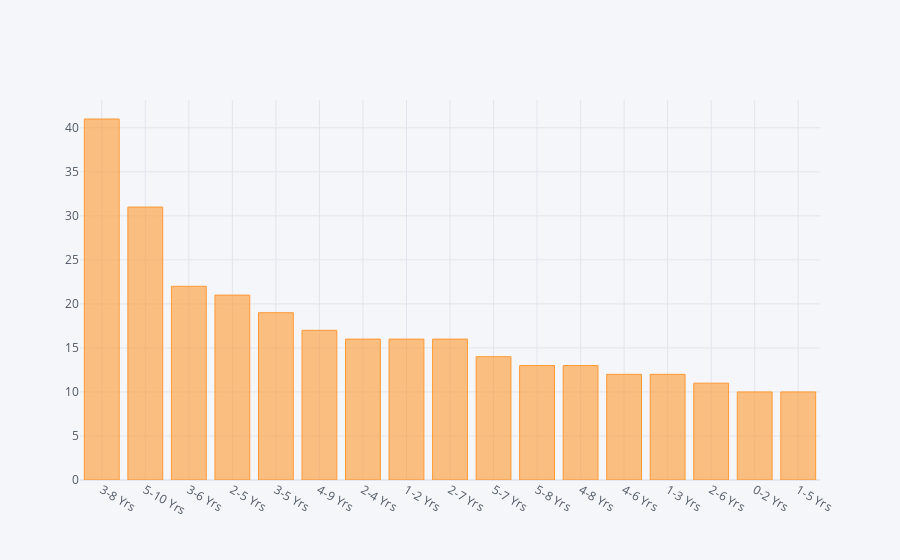

The cell this chart's notebook holds for it:
### Code cell
df['Experience'].value_counts()[0:17].iplot(kind='bar')

### Figure 1 — Plotly figure (JSON) as saved in the notebook; plotly's stock layout.template omitted (floating-point values rounded to 4 significant figures)
{"data": [{"marker": {"color": "rgba(255, 153, 51, 0.6)", "line": {"color": "rgba(255, 153, 51, 1.0)", "width": 1}}, "name": "Experience", "orientation": "v", "text": "", "type": "bar", "x": ["3-8 Yrs", "5-10 Yrs", "3-6 Yrs", "2-5 Yrs", "3-5 Yrs", "4-9 Yrs", "2-4 Yrs", "1-2 Yrs", "2-7 Yrs", "5-7 Yrs", "5-8 Yrs", "4-8 Yrs", "4-6 Yrs", "1-3 Yrs", "2-6 Yrs", "0-2 Yrs", "1-5 Yrs"], "y": [41, 31, 22, 21, 19, 17, 16, 16, 16, 14, 13, 13, 12, 12, 11, 10, 10]}], "layout": {"legend": {"bgcolor": "#F5F6F9", "font": {"color": "#4D5663"}}, "paper_bgcolor": "#F5F6F9", "plot_bgcolor": "#F5F6F9", "title": {"font": {"color": "#4D5663"}}, "xaxis": {"gridcolor": "#E1E5ED", "showgrid": true, "tickfont": {"color": "#4D5663"}, "title": {"font": {"color": "#4D5663"}, "text": ""}, "zerolinecolor": "#E1E5ED"}, "yaxis": {"gridcolor": "#E1E5ED", "showgrid": true, "tickfont": {"color": "#4D5663"}, "title": {"font": {"color": "#4D5663"}, "text": ""}, "zerolinecolor": "#E1E5ED"}}}
